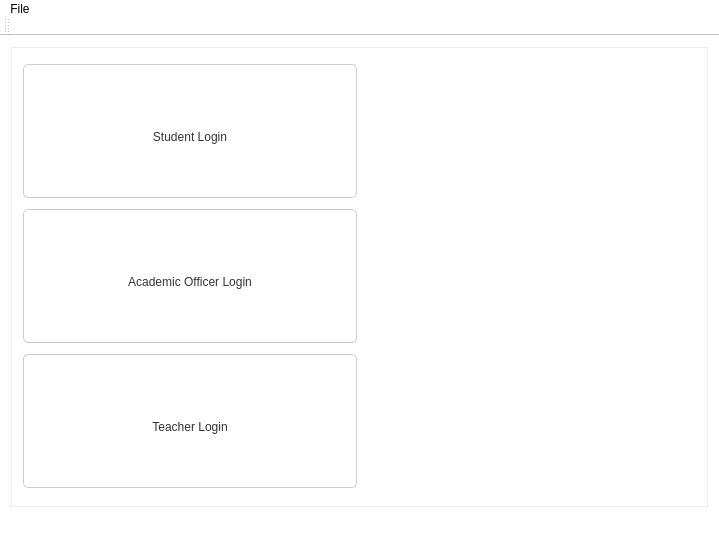
<?xml version="1.0" encoding="UTF-8"?>
<ui version="4.0">
 <class>GUIClass</class>
 <widget class="QMainWindow" name="GUIClass">
  <property name="geometry">
   <rect>
    <x>0</x>
    <y>0</y>
    <width>719</width>
    <height>540</height>
   </rect>
  </property>
  <property name="minimumSize">
   <size>
    <width>719</width>
    <height>540</height>
   </size>
  </property>
  <property name="windowTitle">
   <string>GUI</string>
  </property>
  <property name="styleSheet">
   <string notr="true">QWidget, QStackedWidget {
	background: white;	
}

#panel {
	border: 1px solid rgb(236, 236, 236);
}

QPushButton {
	padding-top: 12px;
	color: #333;
	background-color: white;
	border: 1px solid #ccc;
	border-radius: 5px;
}

QPushButton:disabled {
	color: #aaa;
}

QPushButton:pressed {
	padding-top: 12px;
	color: #333;
	background-color: #eee;
	border: 1px solid #bbb;
}

QToolButton {
	padding-top: 12px;
	color: #333;
	background-color: white;
	border: 1px solid #ccc;
	border-radius: 5px;
}

QToolButton:pressed {
	padding-top: 12px;
	color: #333;
	background-color: #eee;
	border: 1px solid #bbb;
}

QTableWidget, #error_image {
	border: 1px solid rgb(221, 221, 221);
}

#error_text {
	font-size: 16px;
}</string>
  </property>
  <widget class="QWidget" name="centralWidget">
   <property name="styleSheet">
    <string notr="true">QWidget, QStackedWidget {
	background: white;	
}

#panel {
	border: 1px solid rgb(236, 236, 236);
}

QPushButton {
	color: #333;
	background-color: white;
	border: 1px solid #ccc;
	min-height:120px;
	min-width:190px;
}

QPushButton:disabled {
	color: #aaa;
}

QPushButton:pressed {
	color: #333;
	background-color: #eee;
	border: 1px solid #bbb;
}

QToolButton {
	padding-top: 12px;
	color: #333;
	background-color: white;
	border: 1px solid #ccc;
	border-radius: 5px;
}

QToolButton:pressed {
	padding-top: 12px;
	color: #333;
	background-color: #eee;
	border: 1px solid #bbb;
}

QTableWidget, #error_image {
	border: 1px solid rgb(221, 221, 221);
}

#error_text {
	font-size: 16px;
}</string>
   </property>
   <layout class="QVBoxLayout" name="verticalLayout">
    <item>
     <widget class="QStackedWidget" name="panel">
      <widget class="QWidget" name="menu">
       <layout class="QHBoxLayout" name="horizontalLayout_2">
        <item>
         <layout class="QHBoxLayout" name="horizontalLayout">
          <item>
           <layout class="QVBoxLayout" name="verticalLayout_2">
            <item>
             <widget class="QPushButton" name="pushButton">
              <property name="minimumSize">
               <size>
                <width>192</width>
                <height>134</height>
               </size>
              </property>
              <property name="text">
               <string>Student Login</string>
              </property>
             </widget>
            </item>
            <item>
             <widget class="QPushButton" name="pushButton_3">
              <property name="text">
               <string>Academic Officer Login</string>
              </property>
             </widget>
            </item>
            <item>
             <widget class="QPushButton" name="pushButton_2">
              <property name="text">
               <string>Teacher Login</string>
              </property>
             </widget>
            </item>
           </layout>
          </item>
         </layout>
        </item>
        <item>
         <widget class="QLabel" name="label">
          <property name="maximumSize">
           <size>
            <width>16777215</width>
            <height>16777215</height>
           </size>
          </property>
          <property name="text">
           <string/>
          </property>
          <property name="pixmap">
           <pixmap>../../../Desktop/LMS-5-warning-signs-1.png</pixmap>
          </property>
          <property name="scaledContents">
           <bool>true</bool>
          </property>
         </widget>
        </item>
       </layout>
      </widget>
      <widget class="QWidget" name="page_2"/>
     </widget>
    </item>
   </layout>
  </widget>
  <widget class="QMenuBar" name="menuBar">
   <property name="geometry">
    <rect>
     <x>0</x>
     <y>0</y>
     <width>719</width>
     <height>26</height>
    </rect>
   </property>
   <widget class="QMenu" name="menuFile">
    <property name="title">
     <string>File</string>
    </property>
    <addaction name="actionExit"/>
   </widget>
   <addaction name="menuFile"/>
  </widget>
  <widget class="QToolBar" name="mainToolBar">
   <attribute name="toolBarArea">
    <enum>TopToolBarArea</enum>
   </attribute>
   <attribute name="toolBarBreak">
    <bool>false</bool>
   </attribute>
  </widget>
  <widget class="QStatusBar" name="statusBar"/>
  <action name="actionExit">
   <property name="text">
    <string>Exit</string>
   </property>
  </action>
 </widget>
 <layoutdefault spacing="6" margin="11"/>
 <resources/>
 <connections/>
</ui>
